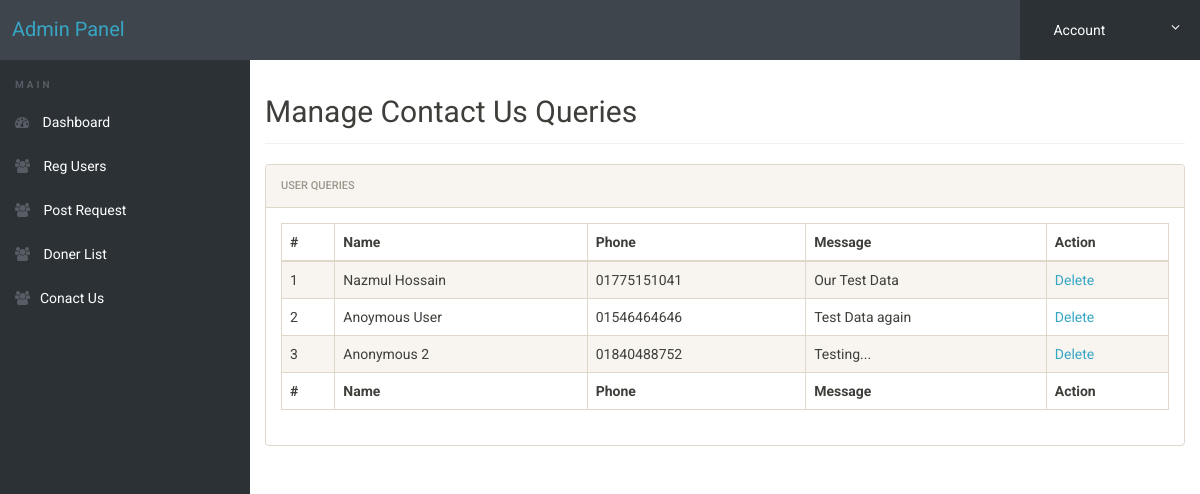
The app's page /admin/manage-conactusquery.php (signed in), older data.
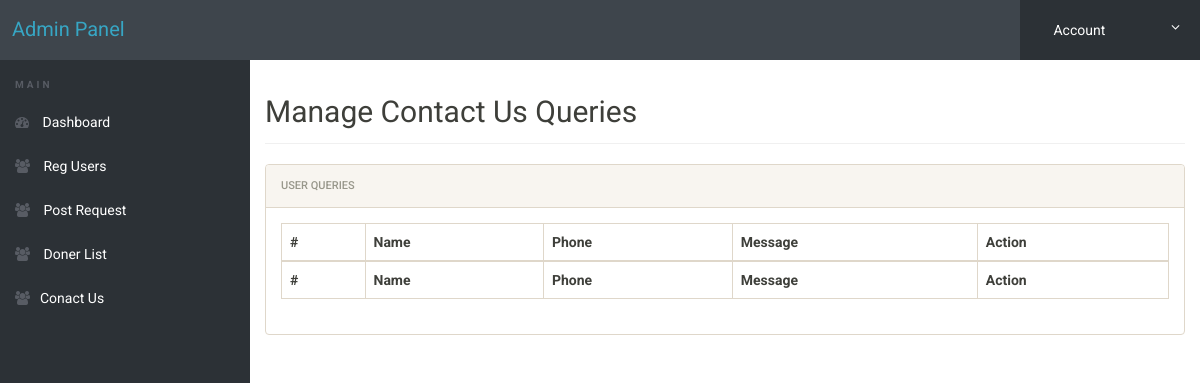
The same page, newer data.
### tables this page shows
CREATE TABLE IF NOT EXISTS `contactus` (
  `id` int(11) NOT NULL AUTO_INCREMENT,
  `fname` varchar(30) DEFAULT NULL,
  `lname` varchar(30) DEFAULT NULL,
  `phone` varchar(15) DEFAULT NULL,
  `messages` text NOT NULL,
  PRIMARY KEY (`id`)
);

### admin/manage-conactusquery.php (the view, shortened to what this page needs)
<?php
	require_once("../backend/db.php");
    $query = "SELECT * FROM contactus";
    $result = mysqli_query($connect, $query);
 ?>
<!doctype html>
<html lang="en" class="no-js">
<head>
	<link rel="stylesheet" href="css/font-awesome.min.css">
	<link rel="stylesheet" href="css/bootstrap.min.css">
	<link rel="stylesheet" href="css/dataTables.bootstrap.min.css">
	<link rel="stylesheet" href="css/bootstrap-social.css">
	<link rel="stylesheet" href="css/bootstrap-select.css">
	<link rel="stylesheet" href="css/fileinput.min.css">
	<link rel="stylesheet" href="css/awesome-bootstrap-checkbox.css">
	<link rel="stylesheet" href="css/style.css">
</head>
<body>
	<?php include('includes/header.php');?>
	<div class="ts-main-content">
		<?php include('includes/leftbar.php');?>
		<div class="content-wrapper">
			<div class="container-fluid">
				<div class="row">
					<div class="col-md-12">
						<h2 class="page-title">Manage Contact Us Queries</h2>
						<div class="panel panel-default">
							<div class="panel-heading">User Queries</div>
							<div class="panel-body">
								<table id="zctb" class="display table table-striped table-bordered table-hover" cellspacing="0" width="100%">
									<thead>
										<tr>
										<th>#</th>
											<th>Name</th>
											<th>Phone</th>
											<th>Message</th>
											<th>Action</th>
										</tr>
									</thead>
									<tbody>
									<?php foreach ($result as $data):
$id = $data['id'];
									?>
										<tr>
											<td><?php echo $data['id'];?></td>
											<td><?php echo $data['fname']. " ".$data['lname'];?></td>
											<td><?php echo $data['phone'];?></td>
											<td><?php echo $data['messages'];?></td>
											<td><a href="manage-conactusquery.php?eid=<?php echo $id?>">Delete</a></td>
										</tr>
									<?php endforeach;?>
									</tbody>
									<tfoot>
										<tr>
										<th>#</th>
											<th>Name</th>
											<th>Phone</th>
											<th>Message</th>
											<th>Action</th>
										</tr>
									</tfoot>
								</table>
							</div>
						</div>
					</div>
				</div>
			</div>
		</div>
	</div>
</body>
</html>

Row changes from the older to the newer data that the page shows:
removed contactus: id "1", fname "Nazmul", lname "Hossain", phone "01775151041", messages "Our Test Data"
removed contactus: id "2", fname "Anoymous", lname "User", phone "01546464646", messages "Test Data again"
removed contactus: id "3", fname "Anonymous", lname "2", phone "01840488752", messages "Testing..."
